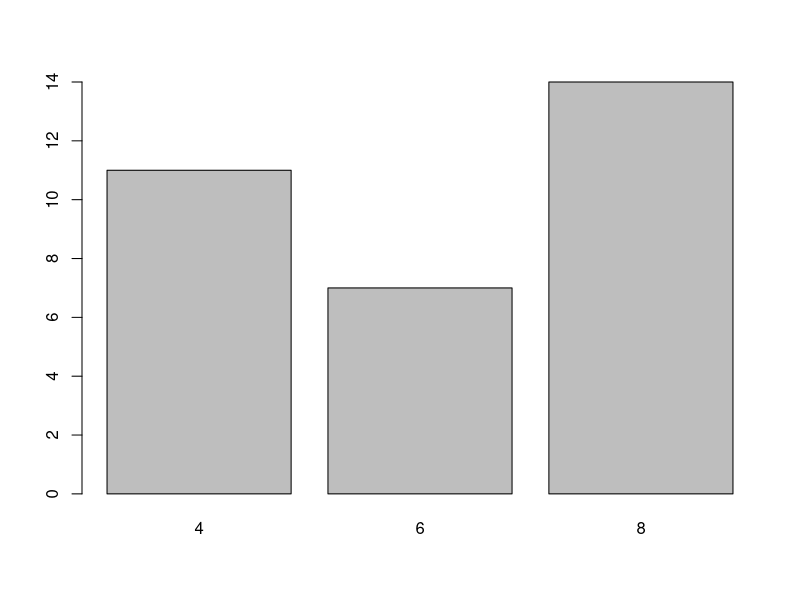
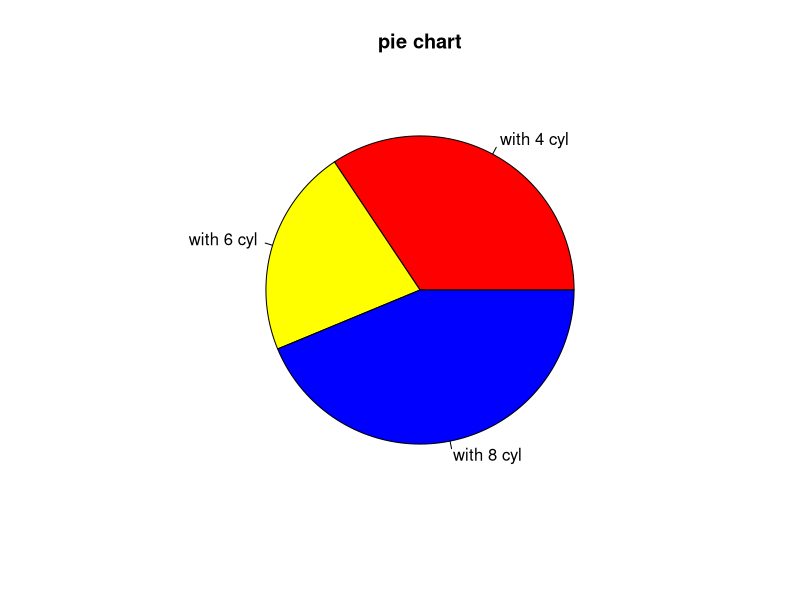
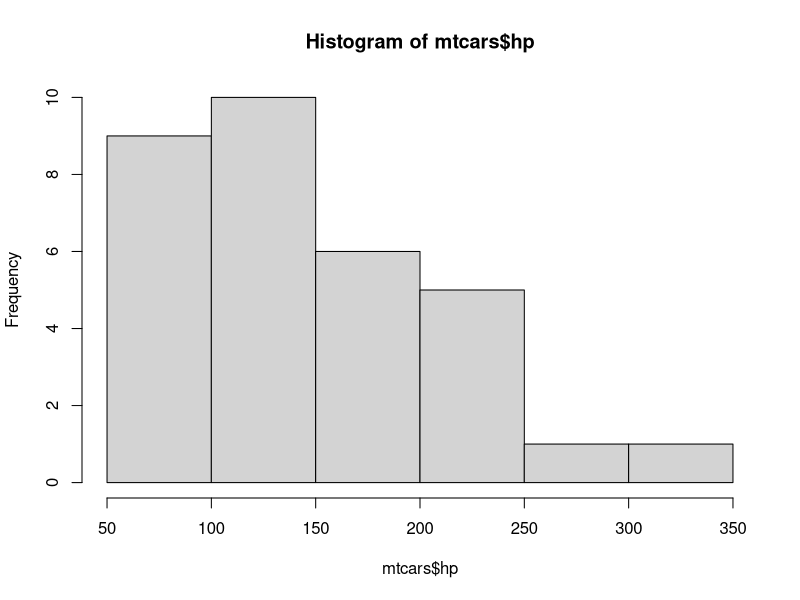
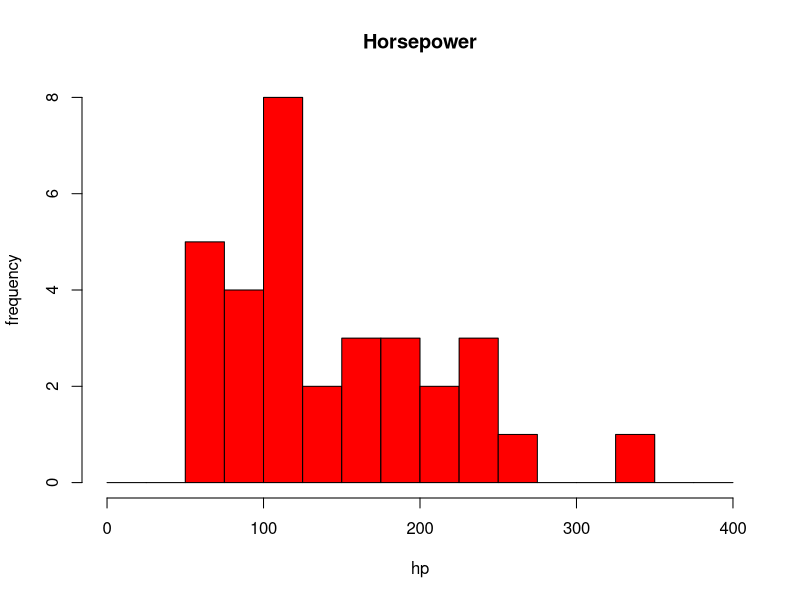
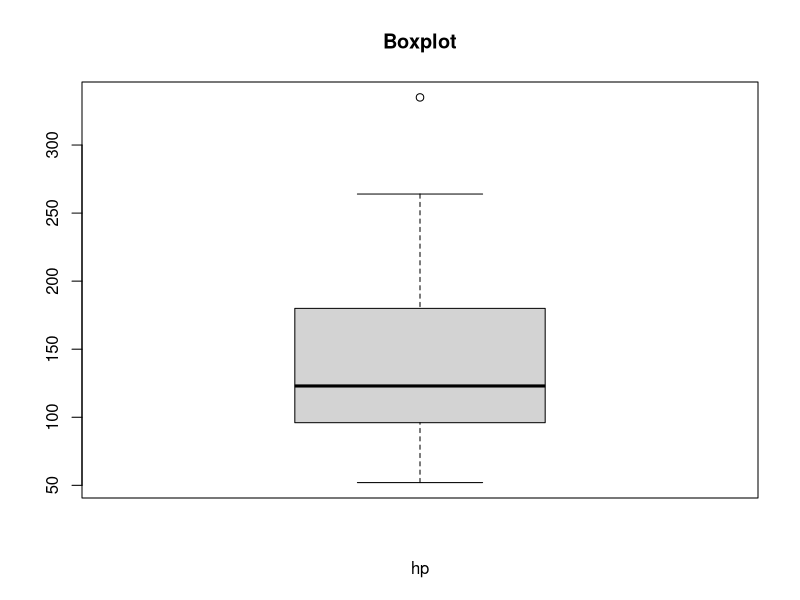

Generate these figures, in order, with R:
#Exploring for inbuilt dataset in R(mtcars)
?barplot
data
data(mtcars)
head(mtcars)
View(mtcars)
?mtcars
hist
dim(mtcars)
?mtcarsh
cyl.freq=table(mtcars$cyl)
cyl.freq
View(cyl.freq)
barplot(cyl.freq) # For one variable simple bar digram
table(mtcars$cyl[mtcars$am==1])
table(mtcars$cyl[mtcars$am==0])
cyl.freq.matrix=table(mtcars$cyl,mtcars$am==1)
View(cyl.freq.matrix)
#barplot(cyl.freq.matrix,beside=TRUE,horiz=FALSE,main="bar plot",names.arg=c("with 4 cyl","with 6 cyl","with 8 cyl"),legend.text=c("auto","manual"),args.legend=list(x="topright"))
table(mtcars$cyl)
pie(table(mtcars$cyl),main="pie chart",labels=c("with 4 cyl","with 6 cyl","with 8 cyl"),col=c("red","yellow","blue"))
#Histogram:Quantitative data
View(mtcars$hp)
hist(mtcars$hp)
hist(mtcars$hp,main="Horsepower",xlab="hp",ylab="frequency",col="red",breaks=seq(0,400,25))
#abline is used to draw lines to graph
#abline(v=c(mean(mtcars$hp),median(mtcars$hp)),lty=c(2,3),lwd=3)
boxplot(mtcars$hp,xlab="hp",main="Boxplot")